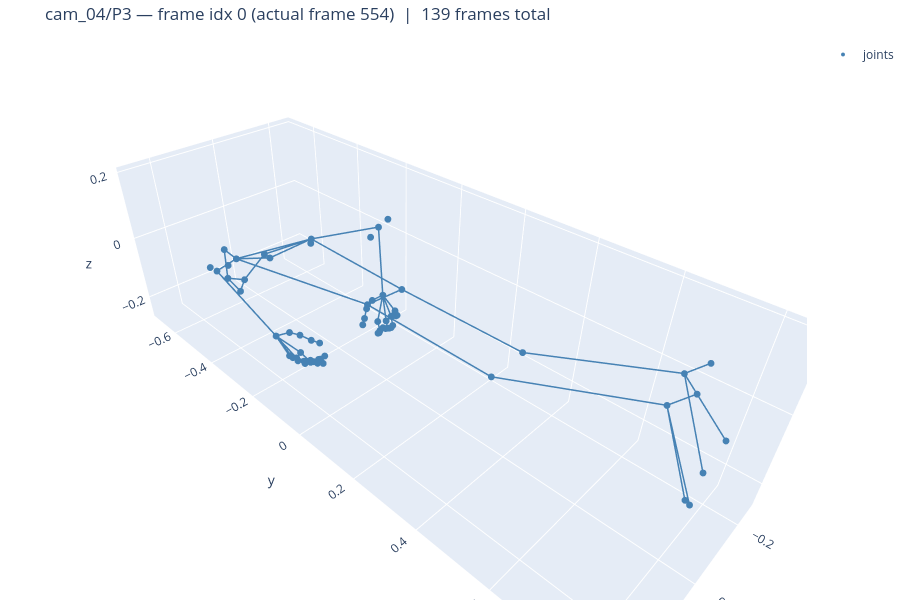

The notebook cell saved with this chart:
### Code cell
import plotly.graph_objects as go

# ── Inspect keypoints for any track ─────────────────────────────────────────────
INSPECT_CAM   = 'cam_04'
INSPECT_PID   = 3
INSPECT_FRAME = 0   # array index (not actual frame number)

MHR70_EDGES = [
    (13,11),(11,9),(14,12),(12,10),(9,10),
    (5,9),(6,10),(5,6),(69,5),(69,6),
    (5,7),(7,62),(6,8),(8,41),
    (0,1),(0,2),(1,2),(1,3),(2,4),(3,5),(4,6),
    (13,15),(13,16),(13,17),(14,18),(14,19),(14,20),
    (62,45),(45,44),(44,43),(43,42),(62,49),(49,48),(48,47),(47,46),
    (62,53),(53,52),(52,51),(51,50),(62,57),(57,56),(56,55),(55,54),
    (62,61),(61,60),(60,59),(59,58),
    (41,24),(24,23),(23,22),(22,21),(41,28),(28,27),(27,26),(26,25),
    (41,32),(32,31),(31,30),(30,29),(41,36),(36,35),(35,34),(34,33),
    (41,40),(40,39),(39,38),(38,37),
]

data   = all_tracks[INSPECT_CAM][INSPECT_PID]
kpts   = data['kpts3d']    # (T, 70, 3)
frames = data['frames']
T      = len(frames)

print(f'{INSPECT_CAM}/P{INSPECT_PID}: {T} frames  '
      f'[frame {int(frames[0])} – {int(frames[-1])}]')
print(f'  x: [{kpts[:,:,0].min():.3f},  {kpts[:,:,0].max():.3f}]  '
      f'y: [{kpts[:,:,1].min():.3f},  {kpts[:,:,1].max():.3f}]  '
      f'z: [{kpts[:,:,2].min():.3f},  {kpts[:,:,2].max():.3f}]')
print(f'  mean joint std across all frames: {kpts.std(axis=0).mean():.4f} m  '
      f'(full-body typically ~0.15–0.30 m)')

# skeleton plot — hip-centred
kp = kpts[INSPECT_FRAME]
root = (kp[9] + kp[10]) / 2
kp = kp - root

xs, ys, zs = [], [], []
for a, b in MHR70_EDGES:
    xs += [kp[a,0], kp[b,0], None]
    ys += [kp[a,1], kp[b,1], None]
    zs += [kp[a,2], kp[b,2], None]

fig = go.Figure()
fig.add_trace(go.Scatter3d(
    x=kp[:,0], y=kp[:,1], z=kp[:,2],
    mode='markers', marker=dict(size=4, color='steelblue'), name='joints'))
fig.add_trace(go.Scatter3d(
    x=xs, y=ys, z=zs,
    mode='lines', line=dict(color='steelblue', width=3), showlegend=False))
fig.update_layout(
    title=f'{INSPECT_CAM}/P{INSPECT_PID} — frame idx {INSPECT_FRAME} '
          f'(actual frame {int(frames[INSPECT_FRAME])})  |  {T} frames total',
    scene=dict(aspectmode='data'),
    height=600, margin=dict(l=0, r=0, b=0, t=40),
)
fig.show()

### Figure 1 — Plotly figure (JSON) as saved in the notebook; plotly's stock layout.template omitted (floating-point values rounded to 4 significant figures; data arrays with more than 128 entries replaced by an {"elided": "..."} marker saying what was removed)
{"data": [{"marker": {"color": "steelblue", "size": 4}, "mode": "markers", "name": "joints", "type": "scatter3d", "x": [0.04023, 0.05337, -0.002149, 0.05067, -0.08174, 0.1037, -0.1508, 0.2569, -0.2389, 0.05899, -0.05899, 0.05872, -0.04973, 0.02286, -0.04296, 0.04679, 0.09624, 0.01116, -0.01012, -0.0742, -0.04288, -0.01292, -0.03133, -0.05576, -0.08187, -0.01732, -0.02999, -0.0463, -0.06612, -0.02521, -0.03966, -0.05711, -0.08205, -0.03819, -0.05331, -0.07197, -0.0938, -0.06138, -0.07543, -0.08813, -0.1032, -0.1184, 0.1184, 0.1335, 0.1529, 0.1759, 0.155, 0.1601, 0.1667, 0.1713, 0.1517, 0.1632, 0.1764, 0.1925, 0.1682, 0.1807, 0.195, 0.2071, 0.1972, 0.2071, 0.214, 0.219, 0.2115, 0.2793, -0.259, 0.2325, -0.2128, 0.1187, -0.1638, -0.01749], "y": [-0.6366, -0.6798, -0.6745, -0.6761, -0.6618, -0.5157, -0.4915, -0.3478, -0.2772, -7.838e-05, 7.832e-05, 0.3857, 0.3855, 0.7351, 0.7274, 0.8293, 0.8308, 0.773, 0.8193, 0.8228, 0.7641, -0.1044, -0.1172, -0.135, -0.1396, -0.04847, -0.05787, -0.07209, -0.1022, -0.03701, -0.04255, -0.05313, -0.08491, -0.02746, -0.03502, -0.04837, -0.07697, -0.03463, -0.03865, -0.04773, -0.07116, -0.1353, -0.1281, -0.1431, -0.1638, -0.1759, -0.07086, -0.08781, -0.1098, -0.1427, -0.06589, -0.078, -0.09475, -0.132, -0.0624, -0.07475, -0.09328, -0.1269, -0.06517, -0.07874, -0.09501, -0.1225, -0.1848, -0.3353, -0.2582, -0.3446, -0.2842, -0.5422, -0.5143, -0.5291], "z": [-0.2554, -0.2196, -0.2469, -0.1138, -0.1782, -0.0596, -0.08306, 0.03623, 0.004543, 0.004715, -0.004715, 0.004824, 0.009644, 0.1267, 0.1551, -0.03444, 0.02169, 0.1691, -0.003996, 0.03359, 0.1995, -0.1452, -0.1395, -0.1278, -0.1144, -0.1463, -0.1566, -0.1651, -0.1598, -0.1266, -0.1397, -0.1526, -0.1568, -0.1301, -0.1394, -0.1489, -0.1434, -0.1041, -0.1137, -0.1229, -0.1268, -0.112, -0.1494, -0.1404, -0.1244, -0.1101, -0.1645, -0.171, -0.1749, -0.1599, -0.1395, -0.151, -0.1624, -0.1598, -0.1384, -0.1465, -0.1549, -0.1479, -0.1272, -0.1323, -0.1363, -0.1325, -0.1076, 0.06144, 0.02985, 0.005175, -0.02146, -0.08642, -0.1122, -0.1117]}, {"line": {"color": "steelblue", "width": 3}, "mode": "lines", "showlegend": false, "type": "scatter3d", "x": {"elided": "201 float values"}, "y": {"elided": "201 float values"}, "z": {"elided": "201 float values"}}], "layout": {"height": 600, "margin": {"b": 0, "l": 0, "r": 0, "t": 40}, "scene": {"aspectmode": "data"}, "title": {"text": "cam_04/P3 — frame idx 0 (actual frame 554)  |  139 frames total"}}}
